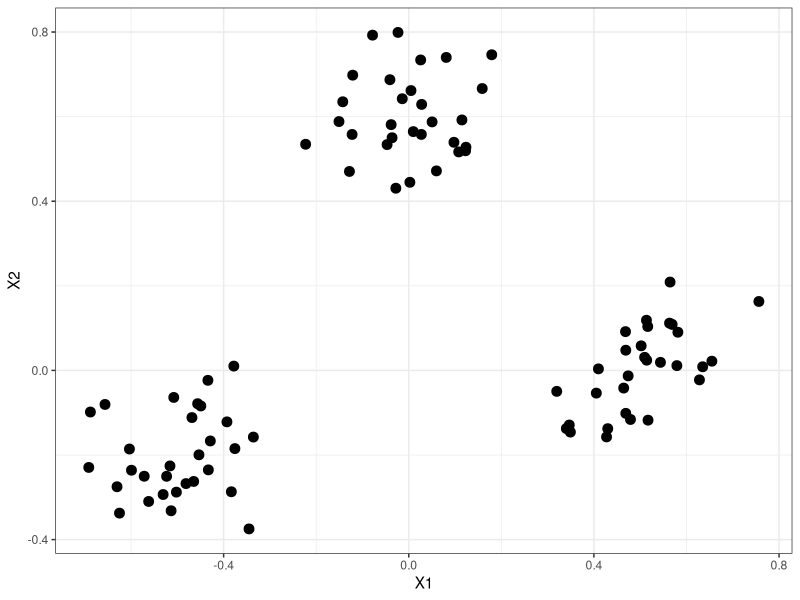

Write R code to recreate this figure.
# MI2 Sheet 04 (Kernel PCA)


library(ggplot2)
library(kernlab)

### 4.1)

# a)

rnorm2 <- function(n,mean,sd){
    mean+sd*scale(rnorm(n))
}

toy_data <- data.frame(X1 = c(rnorm2(30, -.5, .1), rnorm2(30, 0, .1), rnorm2(30, .5, .1)),
                       X2 = c(rnorm2(30, -.2, .1), rnorm2(30, .6, .1), rnorm2(30, 0, .1)))


# check the result
ggplot(toy_data, aes(x = X1, y = X2)) + 
    geom_point(size = 3) + 
    theme_bw() 



# b)

#kpc <- kpca(~., data=toy_data, kernel="rbfdot", kpar=list(sigma=0.2), features=2)

sqnorm <- function (x1, x2) {
    temp <- x1 - x2
    sum(temp * temp)
} 

rbf <- function(x1, x2, sigma){
    return(exp(-(sqnorm(x1,x2)/2*sigma^2)))
}


# generate empty kernel matrix
K <- matrix(nrow = nrow(toy_data), ncol = nrow(toy_data))


for(i in 1:nrow(toy_data)){
    for(j in 1:nrow(toy_data)){
        K[i, j] <- rbf(toy_data[i,], toy_data[j, ], sigma = .2)
    }
}


# centering
N <- matrix(1/nrow(K), nrow = nrow(K), ncol = ncol(K))

K_cen <- K - N%*%K - K%*%N + N%*%K%*%N


# 1/p*K*a_k  = λ_k*a_k
# --> multiply K_cen by 1/p and extract normalized eigenvectors

p = nrow(K_cen)

eigenvecs <- eigen(1/p*K_cen)$vectors
eigenvals <- eigen(1/p*K_cen)$values

# The coefficients are stored in the object eigenvecs



# c)
